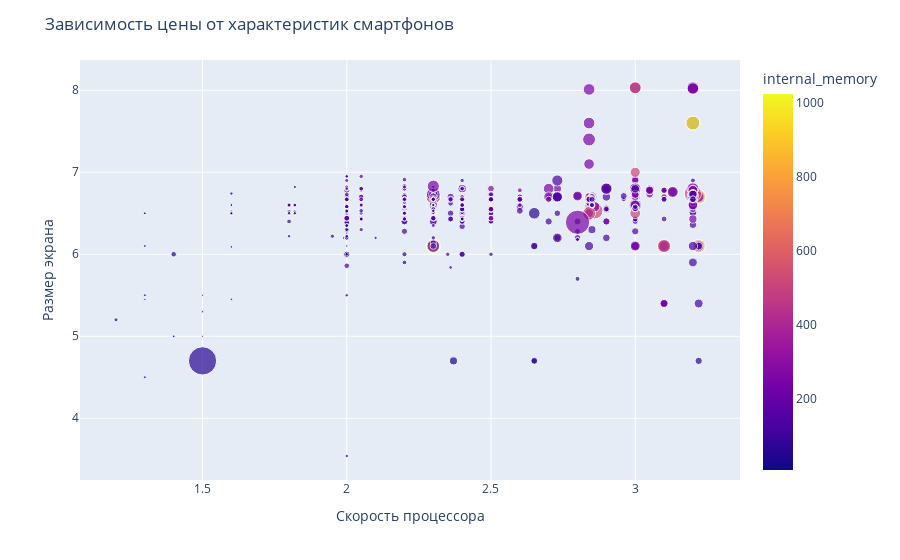

The code cell stored with this chart in its notebook:
### Markdown cell above
* в датафрейме 22 столбцов
* десять из них имеют тип `object`
* два из них имеют тип `float64`
* десять столбца имеют тип `int64`
* всего в датафрейме 980 строк
* в столбцах пропусков нет
* объем занимаемый датафреймом 168,6+ KB 
* более 95 % телефонов - стоимостью менее 100 000;
* самыйдорогой бренд смартфона - VERTU
* самый массовый смартфон по параметрам экрана - 6,5 дюйма
* объем аккумулятора  4000 -50000 mAh наиболее распространен
* наиболее применимый объем памяти в смартфонах - 128 ГБ
* больше всего на цену смартфона влияет рейтинг и быстродействие процессора, меньше из представенных характеристик - объем аккумулятора и памяти

### Code cell
fig = px.scatter(smartph, x='processor_speed', y='screen_size', color='internal_memory',
                 size='price', hover_data=['brand_name']) 
fig.update_layout(
    title='Зависимость цены от характеристик смартфонов',
    xaxis_title='Скорость процессора',
    yaxis_title='Размер экрана',
)

fig.update_xaxes(title_text='Скорость процессора')
fig.update_yaxes(title_text='Размер экрана')
fig.update_traces(marker=dict(size=12),
                  selector=dict(mode='markers+text'),
                  textfont_size=10)

fig.update_traces(marker=dict(size=12),
                  selector=dict(mode='markers+text'),
                  textfont_size=10)
fig.show()

### Figure 1 — Plotly figure (JSON) as saved in the notebook; plotly's stock layout.template omitted (floating-point values rounded to 4 significant figures; data arrays with more than 128 entries replaced by an {"elided": "..."} marker saying what was removed)
{"data": [{"customdata": {"elided": "937x1 str values"}, "hovertemplate": "processor_speed=%{x}<br>screen_size=%{y}<br>price=%{marker.size}<br>brand_name=%{customdata[0]}<br>internal_memory=%{marker.color}<extra></extra>", "legendgroup": "", "marker": {"color": {"elided": "937 int values"}, "coloraxis": "coloraxis", "size": {"elided": "937 int values"}, "sizemode": "area", "sizeref": 1625, "symbol": "circle"}, "mode": "markers", "name": "", "orientation": "v", "showlegend": false, "type": "scatter", "x": {"elided": "937 float values"}, "xaxis": "x", "y": {"elided": "937 float values"}, "yaxis": "y"}], "layout": {"coloraxis": {"colorbar": {"title": {"text": "internal_memory"}}, "colorscale": [[0, "#0d0887"], [0.1111, "#46039f"], [0.2222, "#7201a8"], [0.3333, "#9c179e"], [0.4444, "#bd3786"], [0.5556, "#d8576b"], [0.6667, "#ed7953"], [0.7778, "#fb9f3a"], [0.8889, "#fdca26"], [1, "#f0f921"]]}, "legend": {"itemsizing": "constant", "tracegroupgap": 0}, "margin": {"t": 60}, "title": {"text": "Зависимость цены от характеристик смартфонов"}, "xaxis": {"anchor": "y", "domain": [0, 1], "title": {"text": "Скорость процессора"}}, "yaxis": {"anchor": "x", "domain": [0, 1], "title": {"text": "Размер экрана"}}}}
